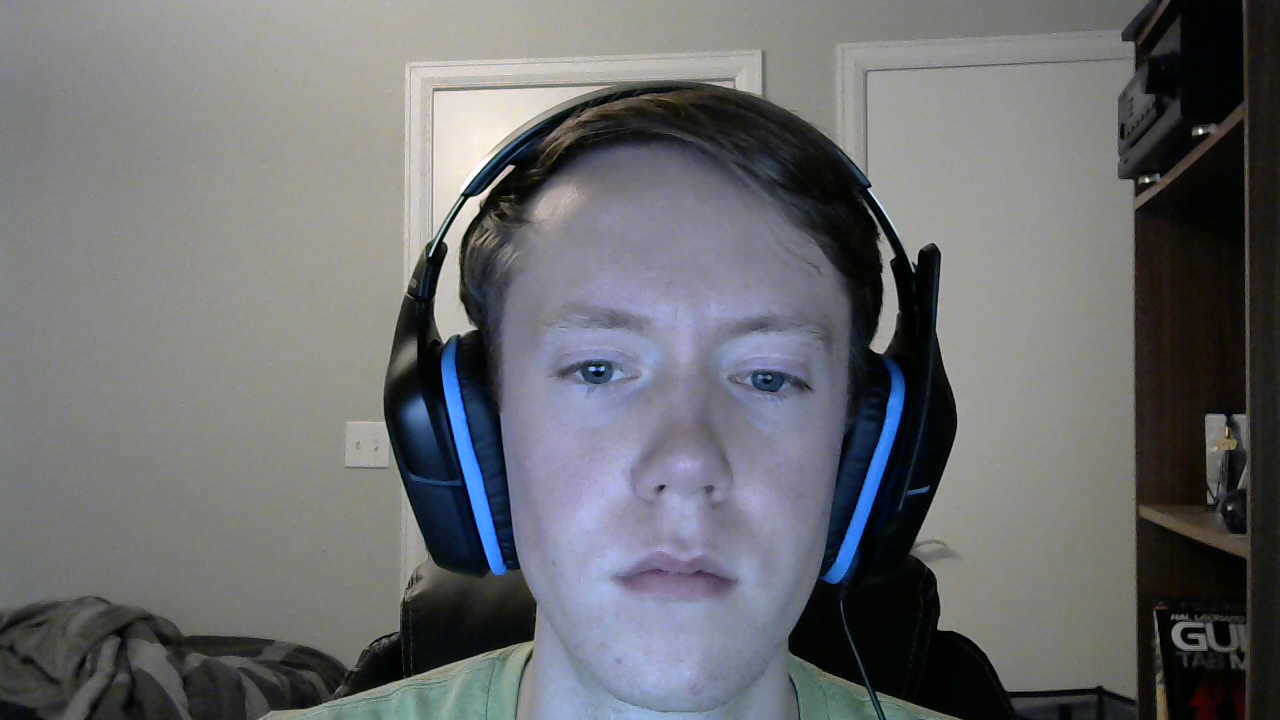
#> input picture Python/testImgFrontFace.png, 1280 x 720 px, found by its file name
$ python headphoneIDbasicBetter.py   (older library calls are emulated)
#> lines starting #> are read from the running program, lines starting #| are printed output that depends on the picture; after the words box and inside, x2 and y2 are one past the last pixel; in counts of white or black regions, pixels touching at a corner belong together
import numpy as np
import cv2
import time

desiredColorHSV = (142, 240, 163)
#desiredColor = (91, 195, 255)

img = cv2.imread('testImgFrontFace.png')
#> img is the input picture: shape (720, 1280, 3); mean B, G, R 111.1, 108.8, 107.8

tic = time.time()
imgHSV = cv2.cvtColor(img,cv2.COLOR_BGR2HSV)
#> imgHSV: shape (720, 1280, 3); mean H, S, V 50.8, 40.9, 115.9
lowEdge = np.array([10, 160, 100], np.uint8)
highEdge = np.array([160, 255, 255], np.uint8)
mask = cv2.inRange(imgHSV, lowEdge, highEdge)
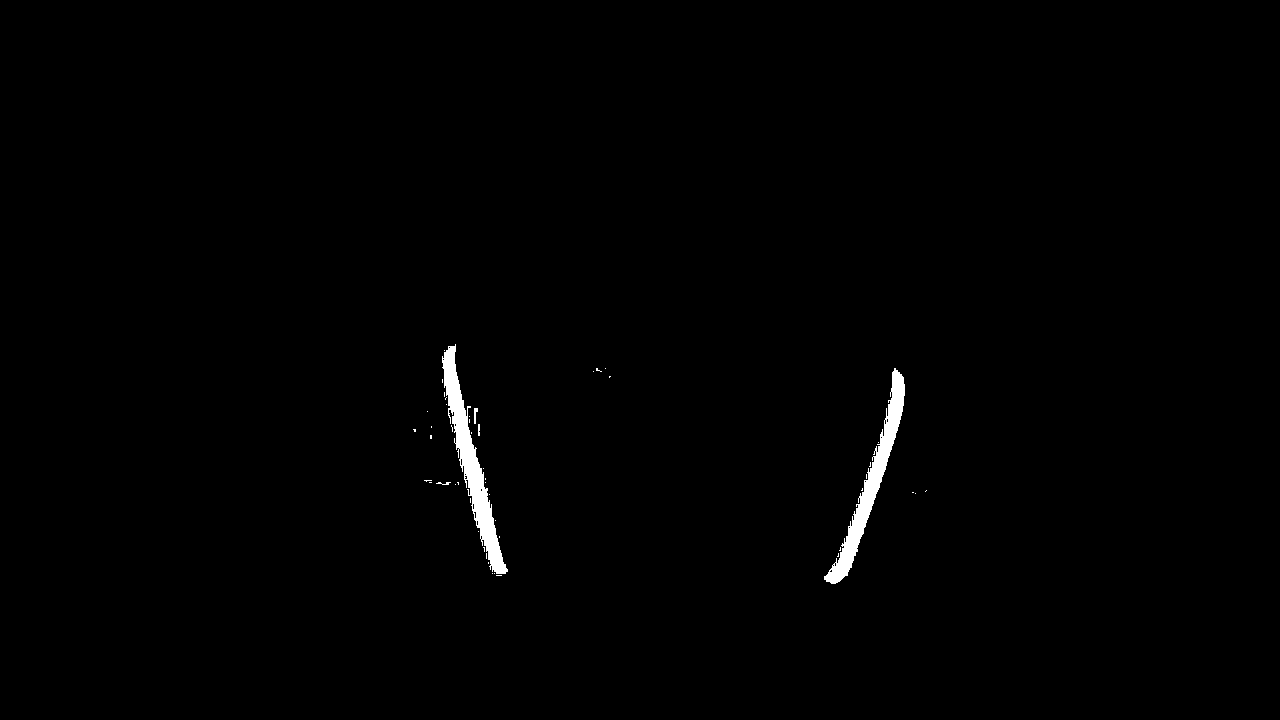
#> mask: shape (720, 1280); 0.77% white; 49 white regions (44 under 20 px), largest, box (x1, y1, x2, y2) and area: (442, 344, 508, 574) 3611, (824, 368, 905, 584) 3236, (474, 408, 478, 424) 40, (436, 482, 451, 485) 24, (478, 424, 480, 436) 23
print(time.time()-tic)


cv2.imshow('most-blue version', mask)
##imgray = cv2.cvtColor(im,cv2.COLOR_BGR2GRAY)
##ret,thresh = cv2.threshold(imgray,127,255,0)
##image, contours, hierarchy = cv2.findContours(thresh,cv2.RETR_TREE,cv2.CHAIN_APPROX_SIMPLE)
